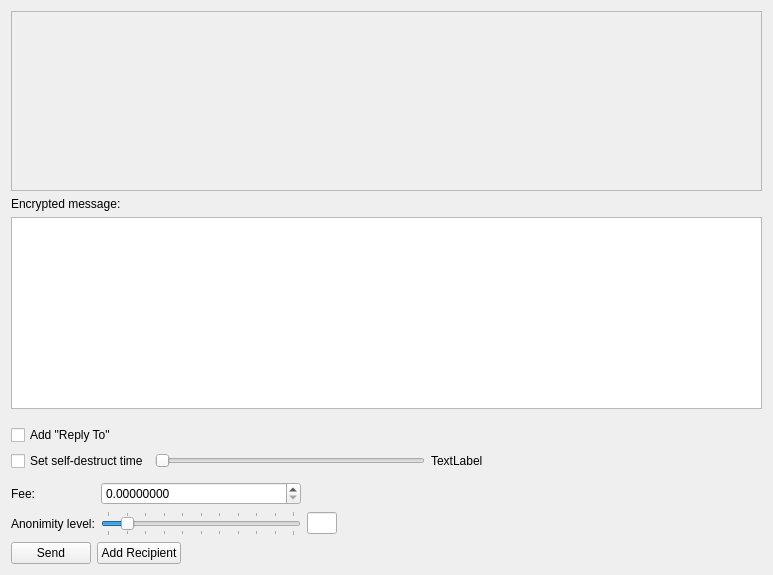
<?xml version="1.0" encoding="UTF-8"?>
<ui version="4.0">
 <class>SendMessageFrame</class>
 <widget class="QFrame" name="SendMessageFrame">
  <property name="geometry">
   <rect>
    <x>0</x>
    <y>0</y>
    <width>773</width>
    <height>575</height>
   </rect>
  </property>
  <property name="windowTitle">
   <string>Frame</string>
  </property>
  <property name="frameShape">
   <enum>QFrame::NoFrame</enum>
  </property>
  <property name="frameShadow">
   <enum>QFrame::Raised</enum>
  </property>
  <layout class="QVBoxLayout" name="verticalLayout">
   <item>
    <widget class="QScrollArea" name="m_messageAddressScrollArea">
     <property name="frameShape">
      <enum>QFrame::StyledPanel</enum>
     </property>
     <property name="widgetResizable">
      <bool>true</bool>
     </property>
     <widget class="QWidget" name="scrollAreaWidgetContents">
      <property name="geometry">
       <rect>
        <x>0</x>
        <y>0</y>
        <width>747</width>
        <height>126</height>
       </rect>
      </property>
      <layout class="QVBoxLayout" name="m_addressesLayout">
       <property name="spacing">
        <number>0</number>
       </property>
       <property name="leftMargin">
        <number>0</number>
       </property>
       <property name="topMargin">
        <number>0</number>
       </property>
       <property name="rightMargin">
        <number>0</number>
       </property>
       <property name="bottomMargin">
        <number>0</number>
       </property>
       <item>
        <spacer name="verticalSpacer_2">
         <property name="orientation">
          <enum>Qt::Vertical</enum>
         </property>
         <property name="sizeHint" stdset="0">
          <size>
           <width>20</width>
           <height>139</height>
          </size>
         </property>
        </spacer>
       </item>
      </layout>
     </widget>
    </widget>
   </item>
   <item>
    <widget class="QLabel" name="label_3">
     <property name="text">
      <string>Encrypted message:</string>
     </property>
    </widget>
   </item>
   <item>
    <widget class="QTextEdit" name="m_messageTextEdit">
     <property name="html">
      <string notr="true">&lt;!DOCTYPE HTML PUBLIC &quot;-//W3C//DTD HTML 4.0//EN&quot; &quot;http://www.w3.org/TR/REC-html40/strict.dtd&quot;&gt;
&lt;html&gt;&lt;head&gt;&lt;meta name=&quot;qrichtext&quot; content=&quot;1&quot; /&gt;&lt;style type=&quot;text/css&quot;&gt;
p, li { white-space: pre-wrap; }
&lt;/style&gt;&lt;/head&gt;&lt;body style=&quot; font-family:'.SF NS Text'; font-size:13pt; font-weight:400; font-style:normal;&quot;&gt;
&lt;p style=&quot;-qt-paragraph-type:empty; margin-top:0px; margin-bottom:0px; margin-left:0px; margin-right:0px; -qt-block-indent:0; text-indent:0px; font-family:'.Helvetica Neue DeskInterface';&quot;&gt;&lt;br /&gt;&lt;/p&gt;&lt;/body&gt;&lt;/html&gt;</string>
     </property>
    </widget>
   </item>
   <item>
    <spacer name="verticalSpacer">
     <property name="orientation">
      <enum>Qt::Vertical</enum>
     </property>
     <property name="sizeType">
      <enum>QSizePolicy::Fixed</enum>
     </property>
     <property name="sizeHint" stdset="0">
      <size>
       <width>20</width>
       <height>10</height>
      </size>
     </property>
    </spacer>
   </item>
   <item>
    <layout class="QHBoxLayout" name="horizontalLayout_3">
     <property name="topMargin">
      <number>0</number>
     </property>
     <item>
      <widget class="QCheckBox" name="m_addReplyToCheck">
       <property name="text">
        <string>Add &quot;Reply To&quot;</string>
       </property>
      </widget>
     </item>
    </layout>
   </item>
   <item>
    <layout class="QHBoxLayout" name="horizontalLayout_2">
     <property name="rightMargin">
      <number>10</number>
     </property>
     <item>
      <widget class="QCheckBox" name="m_ttlCheck">
       <property name="toolTip">
        <string>Do not include message in blockchain</string>
       </property>
       <property name="text">
        <string>Set self-destruct time</string>
       </property>
      </widget>
     </item>
     <item>
      <widget class="QSlider" name="m_ttlSlider">
       <property name="singleStep">
        <number>300</number>
       </property>
       <property name="orientation">
        <enum>Qt::Horizontal</enum>
       </property>
       <property name="tickInterval">
        <number>1</number>
       </property>
      </widget>
     </item>
     <item>
      <widget class="QLabel" name="m_ttlLabel">
       <property name="text">
        <string>TextLabel</string>
       </property>
      </widget>
     </item>
     <item>
      <spacer name="horizontalSpacer_3">
       <property name="orientation">
        <enum>Qt::Horizontal</enum>
       </property>
       <property name="sizeHint" stdset="0">
        <size>
         <width>40</width>
         <height>20</height>
        </size>
       </property>
      </spacer>
     </item>
    </layout>
   </item>
   <item>
    <layout class="QGridLayout" name="gridLayout">
     <property name="topMargin">
      <number>5</number>
     </property>
     <item row="1" column="1">
      <widget class="QSlider" name="m_mixinSlider">
       <property name="maximumSize">
        <size>
         <width>200</width>
         <height>16777215</height>
        </size>
       </property>
       <property name="maximum">
        <number>10</number>
       </property>
       <property name="pageStep">
        <number>1</number>
       </property>
       <property name="value">
        <number>1</number>
       </property>
       <property name="tracking">
        <bool>false</bool>
       </property>
       <property name="orientation">
        <enum>Qt::Horizontal</enum>
       </property>
       <property name="tickPosition">
        <enum>QSlider::TicksBothSides</enum>
       </property>
       <property name="tickInterval">
        <number>1</number>
       </property>
      </widget>
     </item>
     <item row="1" column="0">
      <widget class="QLabel" name="label_2">
       <property name="text">
        <string>Anonimity level:</string>
       </property>
      </widget>
     </item>
     <item row="1" column="2">
      <widget class="QLineEdit" name="m_mixinEdit">
       <property name="maximumSize">
        <size>
         <width>30</width>
         <height>16777215</height>
        </size>
       </property>
       <property name="text">
        <string notr="true"/>
       </property>
       <property name="maxLength">
        <number>5</number>
       </property>
       <property name="alignment">
        <set>Qt::AlignCenter</set>
       </property>
       <property name="readOnly">
        <bool>true</bool>
       </property>
      </widget>
     </item>
     <item row="1" column="3">
      <spacer name="horizontalSpacer">
       <property name="orientation">
        <enum>Qt::Horizontal</enum>
       </property>
       <property name="sizeType">
        <enum>QSizePolicy::Expanding</enum>
       </property>
       <property name="sizeHint" stdset="0">
        <size>
         <width>298</width>
         <height>20</height>
        </size>
       </property>
      </spacer>
     </item>
     <item row="0" column="0">
      <widget class="QLabel" name="label_4">
       <property name="text">
        <string>Fee:</string>
       </property>
      </widget>
     </item>
     <item row="0" column="1">
      <widget class="QDoubleSpinBox" name="m_feeSpin">
       <property name="decimals">
        <number>8</number>
       </property>
       <property name="minimum">
        <double>0.000000000000000</double>
       </property>
       <property name="maximum">
        <double>1000000000000000000.000000000000000</double>
       </property>
       <property name="singleStep">
        <double>0.010000000000000</double>
       </property>
       <property name="value">
        <double>0.000000000000000</double>
       </property>
      </widget>
     </item>
    </layout>
   </item>
   <item>
    <layout class="QHBoxLayout" name="horizontalLayout">
     <item>
      <widget class="QPushButton" name="m_sendButton">
       <property name="text">
        <string>Send</string>
       </property>
       <property name="icon">
        <iconset resource="../../resources.qrc">
         <normaloff>:/icons/send</normaloff>:/icons/send</iconset>
       </property>
      </widget>
     </item>
     <item>
      <widget class="QPushButton" name="m_addRecipientButton">
       <property name="text">
        <string>Add Recipient</string>
       </property>
       <property name="icon">
        <iconset resource="../../resources.qrc">
         <normaloff>:/icons/add</normaloff>:/icons/add</iconset>
       </property>
      </widget>
     </item>
     <item>
      <spacer name="horizontalSpacer_2">
       <property name="orientation">
        <enum>Qt::Horizontal</enum>
       </property>
       <property name="sizeHint" stdset="0">
        <size>
         <width>40</width>
         <height>20</height>
        </size>
       </property>
      </spacer>
     </item>
     <item>
      <widget class="QLabel" name="m_tickerLabel">
       <property name="text">
        <string notr="true"/>
       </property>
      </widget>
     </item>
    </layout>
   </item>
  </layout>
 </widget>
 <resources>
  <include location="../../resources.qrc"/>
 </resources>
 <connections>
  <connection>
   <sender>m_sendButton</sender>
   <signal>clicked()</signal>
   <receiver>SendMessageFrame</receiver>
   <slot>sendClicked()</slot>
   <hints>
    <hint type="sourcelabel">
     <x>58</x>
     <y>503</y>
    </hint>
    <hint type="destinationlabel">
     <x>386</x>
     <y>287</y>
    </hint>
   </hints>
  </connection>
  <connection>
   <sender>m_mixinSlider</sender>
   <signal>valueChanged(int)</signal>
   <receiver>SendMessageFrame</receiver>
   <slot>mixinValueChanged(int)</slot>
   <hints>
    <hint type="sourcelabel">
     <x>217</x>
     <y>548</y>
    </hint>
    <hint type="destinationlabel">
     <x>386</x>
     <y>287</y>
    </hint>
   </hints>
  </connection>
  <connection>
   <sender>m_messageTextEdit</sender>
   <signal>textChanged()</signal>
   <receiver>SendMessageFrame</receiver>
   <slot>messageTextChanged()</slot>
   <hints>
    <hint type="sourcelabel">
     <x>386</x>
     <y>227</y>
    </hint>
    <hint type="destinationlabel">
     <x>386</x>
     <y>287</y>
    </hint>
   </hints>
  </connection>
  <connection>
   <sender>m_addRecipientButton</sender>
   <signal>clicked()</signal>
   <receiver>SendMessageFrame</receiver>
   <slot>addRecipientClicked()</slot>
   <hints>
    <hint type="sourcelabel">
     <x>179</x>
     <y>546</y>
    </hint>
    <hint type="destinationlabel">
     <x>386</x>
     <y>287</y>
    </hint>
   </hints>
  </connection>
  <connection>
   <sender>m_ttlSlider</sender>
   <signal>valueChanged(int)</signal>
   <receiver>SendMessageFrame</receiver>
   <slot>ttlValueChanged(int)</slot>
   <hints>
    <hint type="sourcelabel">
     <x>296</x>
     <y>426</y>
    </hint>
    <hint type="destinationlabel">
     <x>386</x>
     <y>287</y>
    </hint>
   </hints>
  </connection>
  <connection>
   <sender>m_ttlCheck</sender>
   <signal>toggled(bool)</signal>
   <receiver>m_ttlSlider</receiver>
   <slot>setVisible(bool)</slot>
   <hints>
    <hint type="sourcelabel">
     <x>89</x>
     <y>426</y>
    </hint>
    <hint type="destinationlabel">
     <x>296</x>
     <y>426</y>
    </hint>
   </hints>
  </connection>
  <connection>
   <sender>m_ttlCheck</sender>
   <signal>toggled(bool)</signal>
   <receiver>m_ttlLabel</receiver>
   <slot>setVisible(bool)</slot>
   <hints>
    <hint type="sourcelabel">
     <x>89</x>
     <y>426</y>
    </hint>
    <hint type="destinationlabel">
     <x>463</x>
     <y>426</y>
    </hint>
   </hints>
  </connection>
  <connection>
   <sender>m_ttlCheck</sender>
   <signal>stateChanged(int)</signal>
   <receiver>SendMessageFrame</receiver>
   <slot>ttlCheckStateChanged(int)</slot>
   <hints>
    <hint type="sourcelabel">
     <x>89</x>
     <y>426</y>
    </hint>
    <hint type="destinationlabel">
     <x>386</x>
     <y>287</y>
    </hint>
   </hints>
  </connection>
 </connections>
 <slots>
  <slot>addressBookClicked()</slot>
  <slot>pasteClicked()</slot>
  <slot>sendClicked()</slot>
  <slot>mixinValueChanged(int)</slot>
  <slot>addressEdited(QString)</slot>
  <slot>messageTextChanged()</slot>
  <slot>addRecipientClicked()</slot>
  <slot>ttlCheckStateChanged(int)</slot>
  <slot>ttlValueChanged(int)</slot>
 </slots>
</ui>
